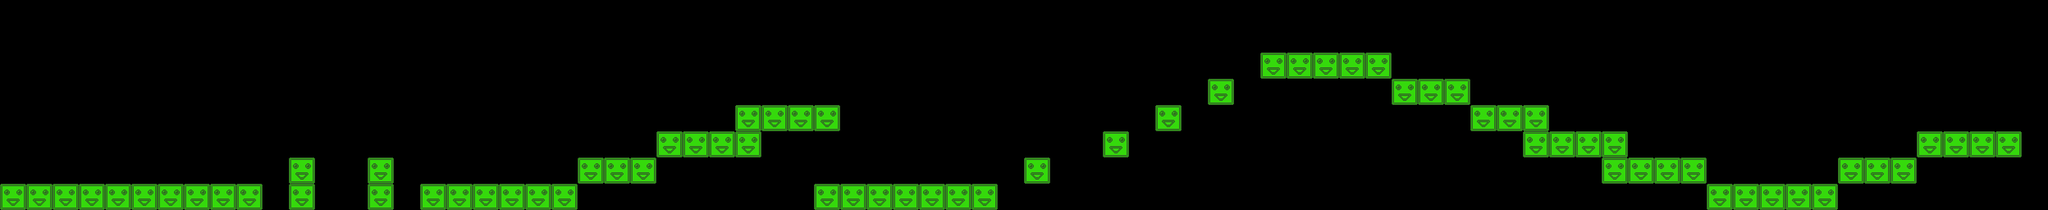

The image is a tile-based game level rendered from a .tmx file. Its description and source (layers, tilesets, objects; grid data summarised) follow:
An orthogonal 78x8 tile map with 32x32 px tiles, 1 tile layer (platforms) and 18 objects.

<map version="1.0" tiledversion="1.1.3" orientation="orthogonal" renderorder="right-down" width="78" height="8" tilewidth="32" tileheight="32" infinite="0" nextobjectid="58">
 <tileset firstgid="1" name="blocks" tilewidth="32" tileheight="32" tilecount="3" columns="3">
  <image source="blocks.png" width="96" height="32" />
 </tileset>
 <layer name="platforms" width="78" height="8">
  <data>[624 cells, 73 non-empty, 1 distinct tile ids]</data>
 </layer>
 <objectgroup name="win">
  <object id="46" x="2338" y="86" width="140" height="68" />
 </objectgroup>
 <objectgroup name="crystals">
  <object id="37" x="226" y="206">
   <ellipse />
  </object>
  <object id="38" x="276" y="210">
   <ellipse />
  </object>
  <object id="39" x="506" y="200">
   <ellipse />
  </object>
  <object id="40" x="600" y="210">
   <ellipse />
  </object>
  <object id="41" x="680" y="204">
   <ellipse />
  </object>
  <object id="42" x="878" y="190">
   <ellipse />
  </object>
  <object id="43" x="954" y="200">
   <ellipse />
  </object>
  <object id="44" x="1078" y="204">
   <ellipse />
  </object>
  <object id="45" x="216" y="-264">
   <ellipse />
  </object>
  <object id="48" x="1728" y="140">
   <ellipse />
  </object>
  <object id="49" x="1906" y="100">
   <ellipse />
  </object>
  <object id="50" x="1982" y="98">
   <ellipse />
  </object>
  <object id="51" x="2078" y="96">
   <ellipse />
  </object>
  <object id="52" x="2006" y="202">
   <ellipse />
  </object>
  <object id="53" x="1440" y="130">
   <ellipse />
  </object>
  <object id="54" x="1310" y="168">
   <ellipse />
  </object>
  <object id="57" x="1202" y="204">
   <ellipse />
  </object>
 </objectgroup>
</map>
